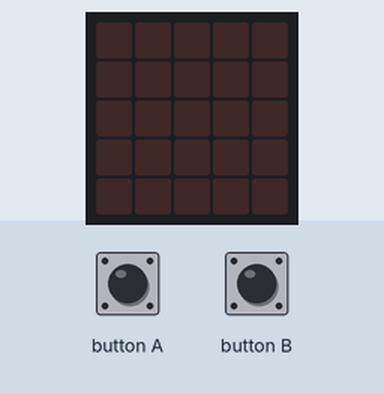
Bench run of a program on a simulated BBC micro:bit running MicroPython. Shown: the board's 5×5 LED display. The inputs (shaded band) are chosen by the test bench. Dim RGB values are drawn brighter than linear.

Above: at 1.2 s.
1.3 s: button B pressed for 0.15 s
At 1.6 s:
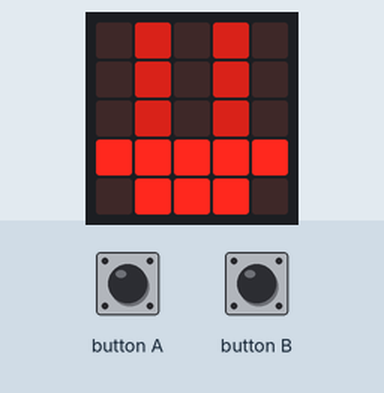
4.4 s: button B pressed for 1 s
At 5.9 s:
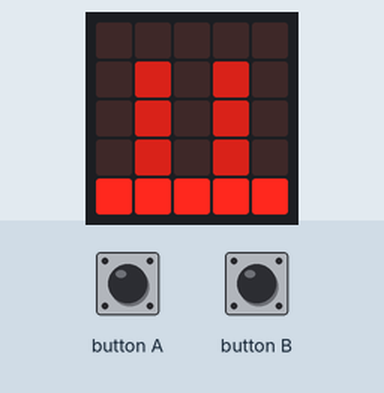
8.4 s: button B pressed for 3.2 s
At 10.6 s:
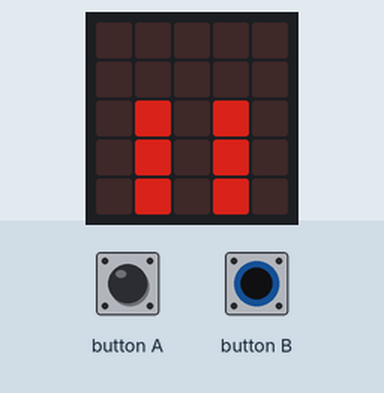
Timing chart, 0 to 12.1 s (numbered marks = the images above; inputs shaded):
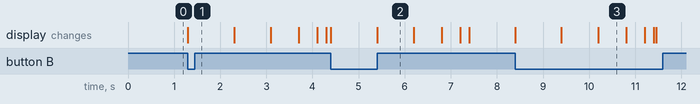

The program:

1_2_C4_Creating_an_animation_E1_Vary_display_time-main.py
```python
# MicroPython Animation
# https://microbit-micropython.readthedocs.io/en/latest/tutorials/images.html#animation
# In this example as the boat sinks to the bottom of the display the animation speeds up
from microbit import *
while True:
    if button_a.is_pressed and button_b.is_pressed():
        display.show(Image("05050:"
                           "05050:"
                           "05050:"
                           "99999:"
                           "09990"))
        sleep(1000)
        display.show(Image("00000:"
                           "05050:"
                           "05050:"
                           "05050:"
                           "99999"))
        sleep(800)
        display.show(Image("00000:"
                           "00000:"
                           "05050:"
                           "05050:"
                           "05050"))
        sleep(600)
        display.show(Image("00000:"
                           "00000:"
                           "00000:"
                           "05050:"
                           "05050"))
        sleep(400)
        display.show(Image("00000:"
                           "00000:"
                           "00000:"
                           "00000:"
                           "05050"))
        sleep(200)
        display.show(Image("00000:"
                           "00000:"
                           "00000:"
                           "00000:"
                           "00000"))
        sleep(50)
```

Measured:
- after the input at 1.3 s, the display: changes at once (image 1)
- after the input at 4.4 s, the display: first changes at once (image 2 shows a later state)
- after the input at 8.4 s, the display: first changes at once (image 3 shows a later state)
- what the display in image 2 shows lasts 0.8 s, from 5.4 s to 6.2 s
- what the display in image 3 shows lasts 0.6 s, from 10.2 s to 10.8 s
